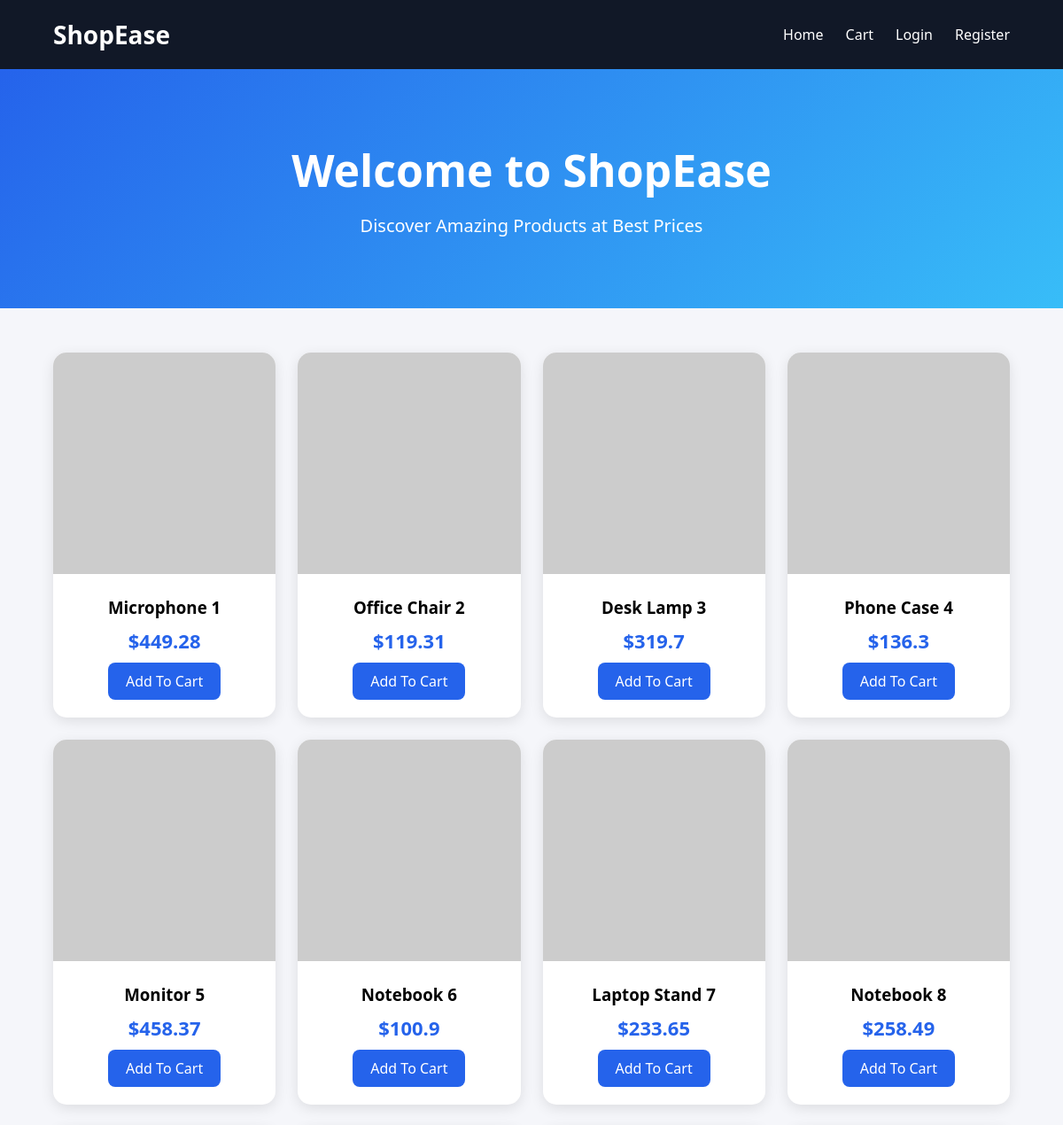
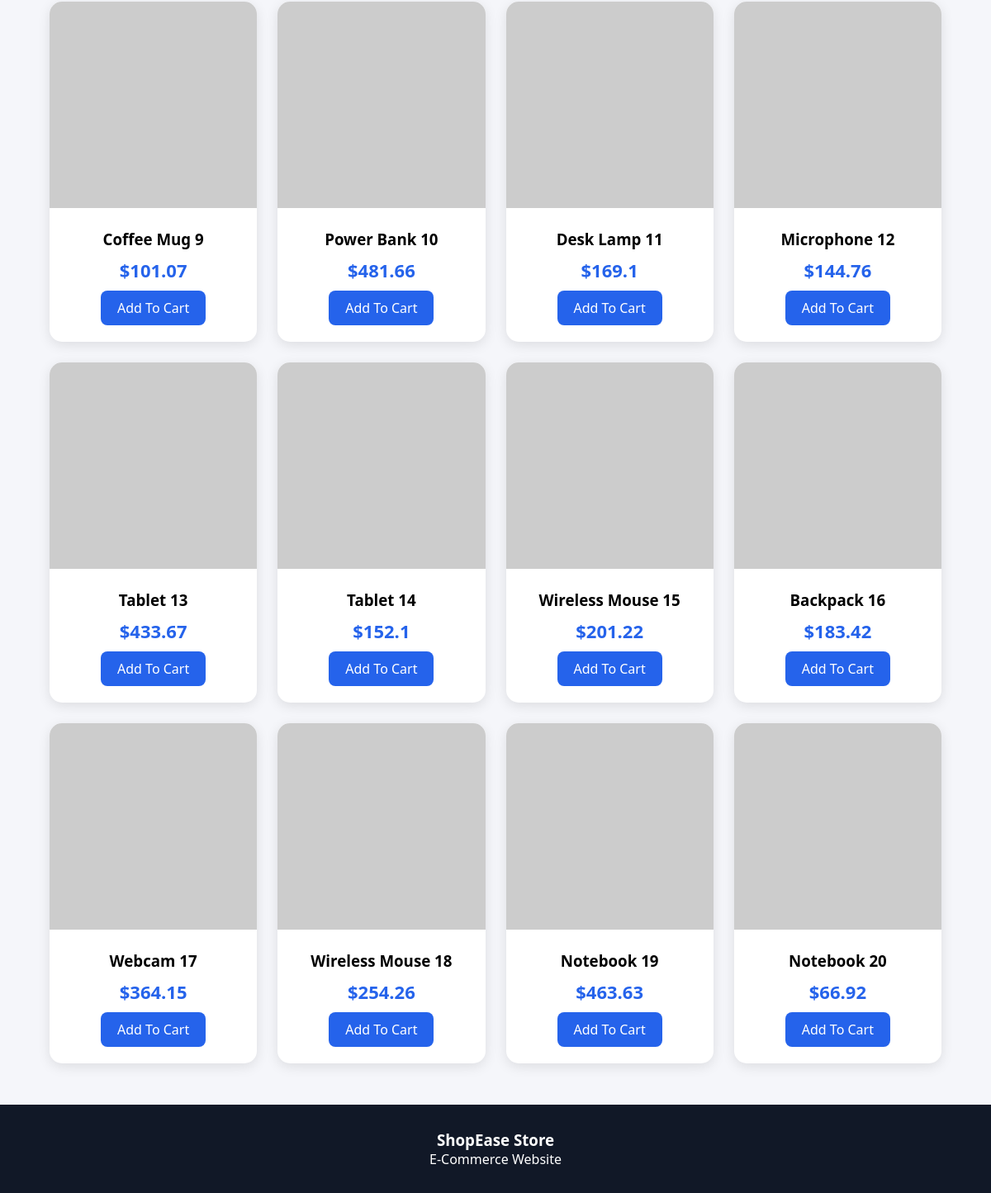
The page / on the database its author committed (2 pictures, top to bottom).
### models.py (models this page shows)
class Product(db.Model):
    id = db.Column(db.Integer, primary_key=True)
    name = db.Column(db.String(100), nullable=False)
    price = db.Column(db.Float, nullable=False)
    image = db.Column(db.String(200))

### app.py (the view)
@app.route('/')
def index():
    products = Product.query.all()
    return render_template('index.html', products=products)

### templates/index.html
{% extends 'base.html' %}
{% block content %}
<section class="hero">
    <h1>Welcome to ShopEase</h1>
    <p>Discover Amazing Products at Best Prices</p>
</section>
<section class="products">
    {% for product in products %}
    <div class="card">
        <img src="{{ product.image }}" alt="{{ product.name }}">
        <div class="card-body">
            <h3>{{ product.name }}</h3>
            <p class="price">${{ product.price }}</p>
            <a href="/add_to_cart/{{ product.id }}" class="btn">
                Add To Cart
            </a>
        </div>
    </div>
    {% endfor %}
</section>
{% endblock %}

### templates/base.html (shortened to what this page needs)
<!DOCTYPE html>
<html lang="en">
<head>
    <link rel="stylesheet" href="{{ url_for('static', filename='style.css') }}">
    <link href="https://cdnjs.cloudflare.com/ajax/libs/font-awesome/6.5.1/css/all.min.css" rel="stylesheet">
</head>
<body>
<nav class="navbar">
    <div class="logo">
        <a href="/">ShopEase</a>
    </div>
    <ul class="nav-links">
        <li><a href="/">Home</a></li>
        <li><a href="/cart">Cart</a></li>
        <li><a href="/login">Login</a></li>
        <li><a href="/register">Register</a></li>
    </ul>
</nav>
{% block content %}
{% endblock %}
<footer>
    <h3>ShopEase Store</h3>
    <p> E-Commerce Website</p>
</footer>
</body>
</html>

### static/style.css (style rules this page uses)
* { margin:0; padding:0; box-sizing:border-box; font-family:Segoe UI, sans-serif; }
body { background:#f5f6fa; }
.navbar { background:#111827; color:white; display:flex; justify-content:space-between; align-items:center; padding:20px 60px; }
.logo a { color:white; text-decoration:none; font-size:28px; font-weight:bold; }
.nav-links { list-style:none; display:flex; gap:25px; }
.nav-links a { color:white; text-decoration:none; transition:0.3s; }
.hero { text-align:center; padding:80px 20px; background:linear-gradient(135deg,#2563eb,#38bdf8); color:white; }
.hero h1 { font-size:50px; margin-bottom:15px; }
.hero p { font-size:20px; }
.products { width:90%; margin:50px auto; display:grid; grid-template-columns:repeat(auto-fit,minmax(250px,1fr)); gap:25px; }
.card { background:white; border-radius:15px; overflow:hidden; box-shadow:0 4px 15px rgba(0,0,0,0.1); transition:.3s; }
.card img { width:100%; height:250px; object-fit:cover; }
.card-body { padding:20px; text-align:center; }
.price { color:#2563eb; font-size:22px; font-weight:bold; margin:10px 0; }
.btn { display:inline-block; background:#2563eb; color:white; text-decoration:none; padding:10px 20px; border-radius:8px; }
footer { background:#111827; color:white; text-align:center; padding:30px; margin-top:50px; }

### rows shown on the page
Product: name "Microphone 1", price "449.28"
Product: name "Office Chair 2", price "119.31"
Product: name "Desk Lamp 3", price "319.7"
Product: name "Phone Case 4", price "136.3"
Product: name "Monitor 5", price "458.37"
Product: name "Notebook 6", price "100.9"
Product: name "Laptop Stand 7", price "233.65"
Product: name "Notebook 8", price "258.49"
Product: name "Coffee Mug 9", price "101.07"
Product: name "Power Bank 10", price "481.66"
Product: name "Desk Lamp 11", price "169.1"
Product: name "Microphone 12", price "144.76"
Product: name "Tablet 13", price "433.67"
Product: name "Tablet 14", price "152.1"
Product: name "Wireless Mouse 15", price "201.22"
Product: name "Backpack 16", price "183.42"
Product: name "Webcam 17", price "364.15"
Product: name "Wireless Mouse 18", price "254.26"
Product: name "Notebook 19", price "463.63"
Product: name "Notebook 20", price "66.92"
